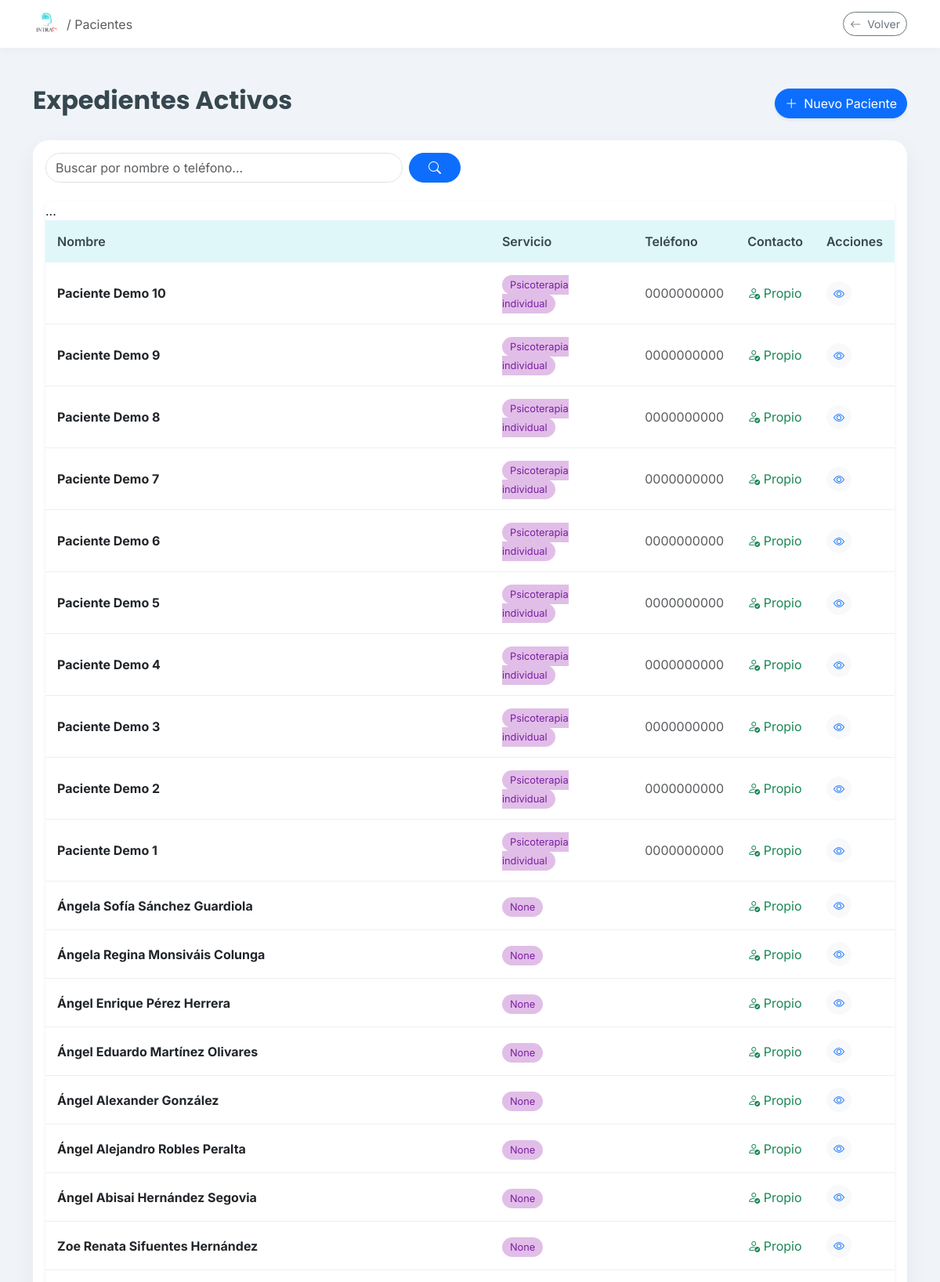
Page /pacientes/ (signed in, upper part) on the committed database.
### clinica/models.py (models this page shows, shortened)
class Paciente(models.Model):
    TIPO_CONTACTO_CHOICES = [
        ('propio', 'Propio'),
        ('madre', 'Madre'),
        ('padre', 'Padre'),
        ('pareja', 'Pareja'),
        ('otro', 'Otro'),
    ]
    SEXO_CHOICES = [
        ('Femenino', 'Femenino'),
        ('Masculino', 'Masculino'),
    ]
    usuario = models.OneToOneField(User, on_delete=models.SET_NULL, null=True, blank=True, related_name='perfil_paciente')
    nombre = models.CharField(max_length=200, verbose_name="Nombre Completo")
    fecha_nacimiento = models.DateField(verbose_name="Fecha de Nacimiento")
    nombre_normalizado = models.CharField(max_length=200, blank=True, editable=False)
    sexo = models.CharField(
        max_length=20,
        choices=SEXO_CHOICES,
        default='Femenino',
        verbose_name="Sexo"
    )
    telefono = models.CharField(max_length=20, verbose_name="Teléfono (WhatsApp)")
    identidad_contacto = models.CharField(max_length=20, choices=TIPO_CONTACTO_CHOICES, default='propio')
    servicio_inicial = models.ForeignKey('Servicio', on_delete=models.SET_NULL, null=True, verbose_name="Servicio Inicial")
    consentimiento_firmado = models.FileField(upload_to='documentos/', blank=True, null=True)
    estudio_socioeconomico = models.FileField(upload_to='documentos/', blank=True, null=True)
    apertura_expediente = models.FileField(upload_to='documentos/', blank=True, null=True)
    resumen_clinico = models.TextField(blank=True, null=True)
    empresa = models.ForeignKey(
        'Empresa', on_delete=models.SET_NULL, null=True, blank=True,
        related_name='pacientes'
    )
    pacientes_relacionados = models.ManyToManyField('self', blank=True, symmetrical=True)
    enlace_resultados = models.URLField(blank=True, null=True)
    fecha_registro = models.DateTimeField(auto_now_add=True)
    class Meta:
        verbose_name = "Paciente"
        verbose_name_plural = "Pacientes"

class Servicio(models.Model):
    nombre = models.CharField(max_length=100)
    def __str__(self):
        return self.nombre

### clinica/views.py (the view)
# urls.py: path('pacientes/', clinica_views.lista_pacientes, name='lista_pacientes'),
@login_required
def lista_pacientes(request):
    query = request.GET.get('q')
    if query:
        q_limpio = quitar_tildes(query)
        pacientes = Paciente.objects.filter(
            Q(nombre_normalizado__icontains=q_limpio) |
            Q(telefono__icontains=query)
        ).order_by('-fecha_registro')
    else:
        pacientes = Paciente.objects.all().order_by('-fecha_registro')
    return render(request, 'clinica/lista_pacientes.html', {'pacientes': pacientes})

### clinica/templates/clinica/lista_pacientes.html (shortened to what this page needs)
{% load static %}
<!DOCTYPE html>
<html lang="es">
<head>
    <link href="https://cdn.jsdelivr.net/npm/bootstrap@5.3.0/dist/css/bootstrap.min.css" rel="stylesheet">
    <link rel="stylesheet" href="https://cdn.jsdelivr.net/npm/bootstrap-icons@1.10.5/font/bootstrap-icons.css">
</head>
<body>
    <nav class="navbar navbar-expand-lg mb-5">
        <div class="container">
            <a class="navbar-brand d-flex align-items-center" href="{% url 'home' %}">
                <img src="{% static 'clinica/images/logo.png' %}" alt="Logo" style="height: 35px;" class="me-2">
                <span class="fs-6 text-muted">/ Pacientes</span>
            </a>
            <a href="{% url 'home' %}" class="btn btn-outline-secondary btn-sm rounded-pill">
                <i class="bi bi-arrow-left me-1"></i> Volver
            </a>
        </div>
    </nav>
    <div class="container">
        <div class="d-flex justify-content-between align-items-center mb-4">
            <h2 class="fw-bold">Expedientes Activos</h2>
           <a href="{% url 'registrar_paciente' %}" class="btn btn-primary rounded-pill shadow-sm">
    <i class="bi bi-plus-lg me-2"></i>Nuevo Paciente
</a>
        </div>
        <div class="card table-card p-3"><div class="row mb-4">
    <div class="col-md-6">
        <form method="get" class="d-flex">
            <input type="text" name="q" class="form-control me-2 rounded-pill" placeholder="Buscar por nombre o teléfono..." value="{{ request.GET.q }}">
            <button type="submit" class="btn btn-primary rounded-pill px-4">
                <i class="bi bi-search"></i>
            </button>
        </form>
    </div>
</div>
<div class="card shadow-sm border-0"> ...
            <table class="table table-hover mb-0">
                <thead>
                    <tr>
                        <th>Nombre</th>
                        <th>Servicio</th>
                        <th>Teléfono</th>
                        <th>Contacto</th>
                        <th>Acciones</th>
                    </tr>
                </thead>
                <tbody>
                    {% for paciente in pacientes %}
                    <tr>
                        <td class="fw-bold">{{ paciente.nombre }}</td>
                        <td><span class="badge-servicio">{{ paciente.servicio_inicial }}</span></td>
                        <td class="text-muted">{{ paciente.telefono }}</td>
                        <td>
                            {% if paciente.identidad_contacto == 'propio' %}
                                <span class="text-success"><i class="bi bi-person-check"></i> Propio</span>
                            {% else %}
                                <span class="text-warning"><i class="bi bi-people"></i> {{ paciente.identidad_contacto|title }}</span>
                            {% endif %}
                        </td>
                        <td>
                            <a href="{% url 'detalle_paciente' paciente.id %}" class="btn btn-sm btn-light text-primary rounded-circle">
    <i class="bi bi-eye"></i>
</a>
                        </td>
                    </tr>
                    {% endfor %}
                </tbody>
            </table>
        </div>
    </div>
</body>
</html>

### clinica/templates/clinica/lista_pacientes.html (style rules this page uses)
:root { --intra-primary: #26C6DA; --intra-secondary: #EF5350; --intra-dark: #37474F; --intra-light: #F0F4F8; --intra-white: #FFFFFF; }
body { background-color: var(--intra-light); font-family: 'Inter', sans-serif; color: var(--intra-dark); }
h2 { font-family: 'Poppins', sans-serif; }
.navbar { background-color: var(--intra-white); box-shadow: 0 2px 15px rgba(0,0,0,0.03); }
.table-card { background: white; border-radius: 20px; box-shadow: 0 10px 30px rgba(0,0,0,0.05); overflow: hidden; border: none; }
.table thead th { background-color: #E0F7FA; color: var(--intra-dark); font-weight: 600; border: none; padding: 15px; }
.table tbody td { padding: 15px; vertical-align: middle; border-bottom: 1px solid #ECEFF1; }
.badge-servicio { background-color: #E1BEE7; color: #7B1FA2; padding: 5px 10px; border-radius: 20px; font-size: 0.8rem; }

### rows in the picture
Paciente: nombre "Paciente Demo 10", servicio_inicial "Psicoterapia individual", telefono "0000000000", identidad_contacto "propio" (drawn)
Paciente: nombre "Paciente Demo 9", servicio_inicial "Psicoterapia individual", telefono "0000000000", identidad_contacto "propio" (drawn)
Paciente: nombre "Paciente Demo 8", servicio_inicial "Psicoterapia individual", telefono "0000000000", identidad_contacto "propio" (drawn)
Paciente: nombre "Paciente Demo 7", servicio_inicial "Psicoterapia individual", telefono "0000000000", identidad_contacto "propio" (drawn)
Paciente: nombre "Paciente Demo 6", servicio_inicial "Psicoterapia individual", telefono "0000000000", identidad_contacto "propio" (drawn)
Paciente: nombre "Paciente Demo 5", servicio_inicial "Psicoterapia individual", telefono "0000000000", identidad_contacto "propio" (drawn)
Paciente: nombre "Paciente Demo 4", servicio_inicial "Psicoterapia individual", telefono "0000000000", identidad_contacto "propio" (drawn)
Paciente: nombre "Paciente Demo 3", servicio_inicial "Psicoterapia individual", telefono "0000000000", identidad_contacto "propio" (drawn)
Paciente: nombre "Paciente Demo 2", servicio_inicial "Psicoterapia individual", telefono "0000000000", identidad_contacto "propio" (drawn)
Paciente: nombre "Paciente Demo 1", servicio_inicial "Psicoterapia individual", telefono "0000000000", identidad_contacto "propio" (drawn)
Paciente: nombre "Ángela Sofía Sánchez Guardiola", servicio_inicial "None", identidad_contacto "propio" (drawn)
Paciente: nombre "Ángela Regina Monsiváis Colunga", servicio_inicial "None", identidad_contacto "propio" (drawn)
Paciente: nombre "Ángel Enrique Pérez Herrera", servicio_inicial "None", identidad_contacto "propio" (drawn)
Paciente: nombre "Ángel Eduardo Martínez Olivares", servicio_inicial "None", identidad_contacto "propio" (drawn)
Paciente: nombre "Ángel Alexander González", servicio_inicial "None", identidad_contacto "propio" (drawn)
Paciente: nombre "Ángel Alejandro Robles Peralta", servicio_inicial "None", identidad_contacto "propio" (drawn)
Paciente: nombre "Ángel Abisai Hernández Segovia", servicio_inicial "None", identidad_contacto "propio" (drawn)
Paciente: nombre "Zoe Renata Sifuentes Hernández", servicio_inicial "None", identidad_contacto "propio" (drawn)
